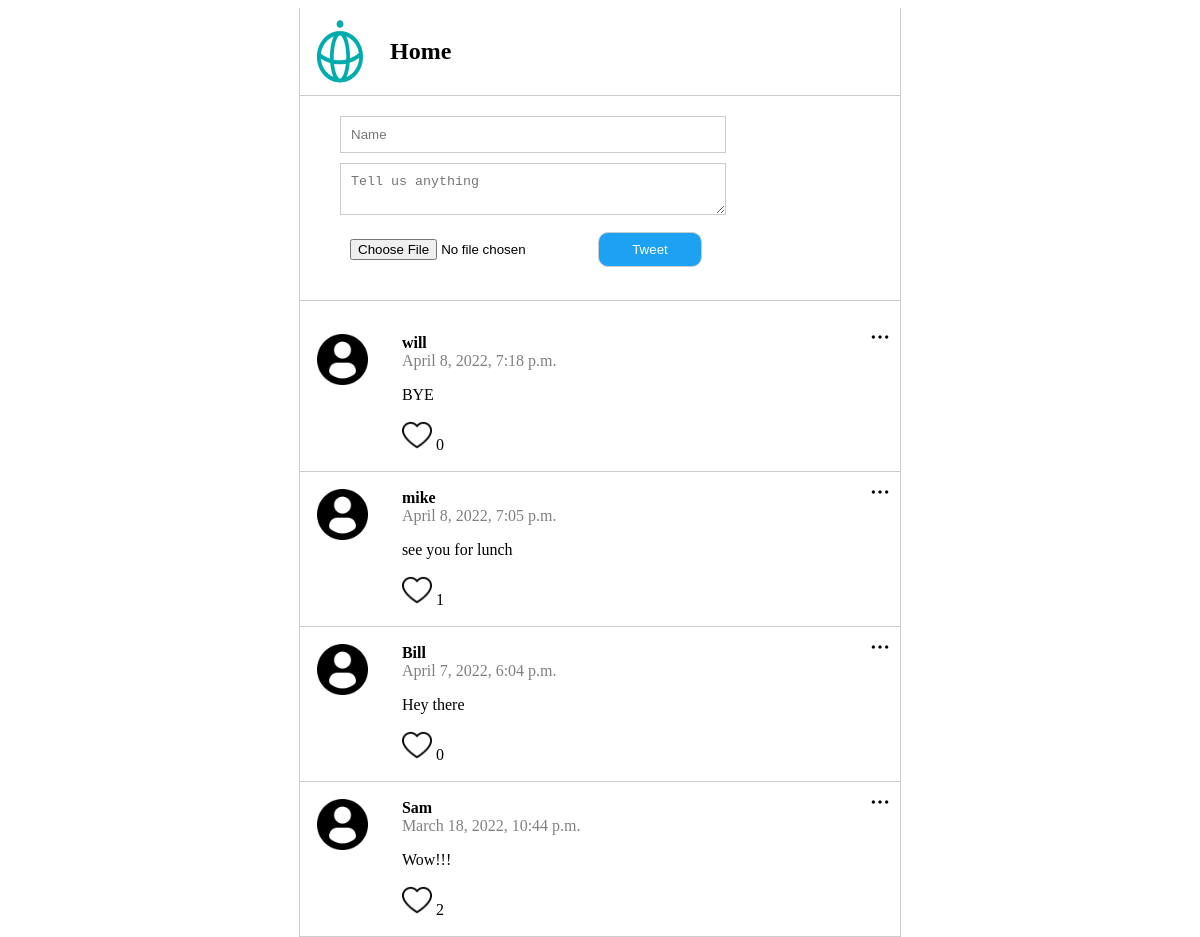
The page / on the database its author committed.
### posts/models.py (models this page shows)
class Post(models.Model):
    class Meta(object):
        db_table = 'post'
    name = models.CharField(
        'Name', blank=False, null=False, max_length=14, db_index=True, default='Anonymous'
    )
    body = models.CharField(
        'Body', blank=True, null=True, max_length=140, db_index=True
    )
    created_at = models.DateTimeField(
        'Created DateTime', blank=True, auto_now_add=True
    )
    likecount= models.IntegerField(
        'likecount', default=0, blank=True
    )
    image=CloudinaryField(
        'image', blank=True, db_index=True
    )

### posts/views.py (the view, shortened to what this page needs)
# urls.py: path('', views.index, name='index'),
def index(request):
    posts = Post.objects.all() .order_by('-created_at')[:20
    ]
    return render(request, 'posts.html',
                  {'posts': posts})

### templates/posts.html (shortened to what this page needs)
{% extends "base.html" %} {% block content %} {% load static %}
<section class="content">
    <div class="header">
            <img src="{% static 'img/techis-logo.png' %}" alt="">
            <h1>Home</h1>
    </div>
    <section class="post_form">
        <form action="/" method="POST" enctype="multipart/form-data">
            <input type="text" name="name" placeholder="Name" required>
            <textarea name="body" placeholder="Tell us anything" required></textarea>
            <input type="file" name="image" id="file">
            <input type="submit" id="tweet" value="Tweet" />
        </form>
    </section>
    <section class="posts">
        <ul>
            {% for post in posts %}
            <li>
                <img class="menu_icon js-menu-icon" src="{% static 'img/menu.png' %}" />
                <div class="logo">
                    <img src="{% static 'img/profile-user.png' %}" />
                </div>
                <div class="name_body">
                    <div class="name">{{post.name}}</div>
                    <div class="datetime">{{post.created_at}}</div>
                    <p>{{post.body}}</p>
                    <div>
                        <a href="/like/{{post.id}}"><img src="{% static 'img/love.png' %}" style="width:30px;" alt=""></a>
                        {{post.likecount}}
                    </div>
                </div>
            </li>
            {% endfor %}
        </ul>
    </section>
</section>
{% endblock %}

### templates/base.html (shortened to what this page needs)
<!DOCTYPE html>
<html lang="en">
<head>
    {% load static %}
    <link href="{% static 'css/style.css' %}" rel="stylesheet" />
</head>
<body>
    {% block content %} {{ content }} {% endblock %}
</body>
</html>

### static/css/style.css (style rules this page uses)
html, body { height: 100%; }
.content { max-width: 600px; margin: 0 auto; border-left: 1px solid #ccc; border-right: 1px solid #ccc; }
.header { display: flex; padding: 10px; border-bottom: 1px solid #ccc; }
.header img { width: 60px; }
.header h1 { padding-left: 20px; }
.post_form { padding: 20px 40px; border-bottom: 1px solid #ccc; }
.post_form input { width: 70%; margin-bottom: 10px; padding: 10px; border: 1px solid #ccc; }
.post_form textarea { width: 70%; padding: 10px; border: 1px solid #ccc; }
input#file { width: 45%; border: 0; padding-top: 20px; }
input#tweet { width: 20%; background-color: rgb(29, 161, 242); color: white; border-radius: 10px; padding: 9px; }
.posts ul { padding: 0; }
.posts li { position: relative; display: flex; border-bottom: 1px solid #ccc; padding: 17px; }
.posts li .menu_icon { width: 20px; position: absolute; right: 10px; top: 10px; }
.posts li .logo { flex-basis: 15%; }
.posts li .logo img { width: 60%; }
.posts li .name_body { flex-basis: 85%; }
.posts li .name_body .name { font-weight: bold; }
.posts li .name_body .datetime { color: gray; }

### rows shown on the page
Post: name "will", created_at "April 8, 2022, 7:18 p.m.", body "BYE", likecount "0"
Post: name "mike", created_at "April 8, 2022, 7:05 p.m.", body "see you for lunch", likecount "1"
Post: name "Bill", created_at "April 7, 2022, 6:04 p.m.", body "Hey there", likecount "0"
Post: name "Sam", created_at "March 18, 2022, 10:44 p.m.", body "Wow!!!", likecount "2"
